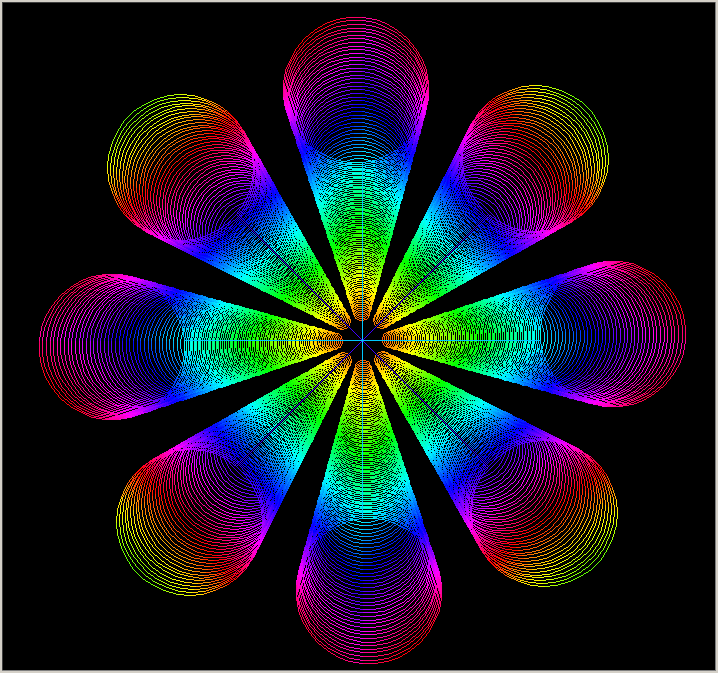

Recreate this plot in Python.
"""
  万花筒.py
 
  本程序需要coloradd模块支持,安装方法:
  pip install coloradd
  技术支持微信scartch8,QQ:406273900

"""
import turtle
from coloradd import colorset
from winsound import PlaySound,SND_ASYNC,SND_LOOP

# 使用coloradd模块前需要把颜色模式设为255
turtle.colormode(255)          
turtle.bgcolor('black')
turtle.hideturtle()              # 隐藏海龟 
turtle.setheading(90)            # 设置方向为90度

def changecolor():
    x = turtle.xcor()
    y = turtle.ycor()
    c = colorset(abs(x)+abs(y))  # 把整数转换成RGB值
    turtle.color(c)
    
def draw_circle(i):
    """画图案"""
    turtle.left(90)              # 左转90度
    for _ in range(36):
       changecolor()             # 改变颜色
       turtle.fd(i/7)
       turtle.right(10)
    turtle.right(90)

PlaySound('BGM1.wav',SND_ASYNC|SND_LOOP)# 循环异步播放音乐

for i in range(10,90):
    for _ in range(8):        
        turtle.fd(i*2)
        draw_circle(i)
        turtle.bk(2*i)
        turtle.right(45)
turtle.done()
